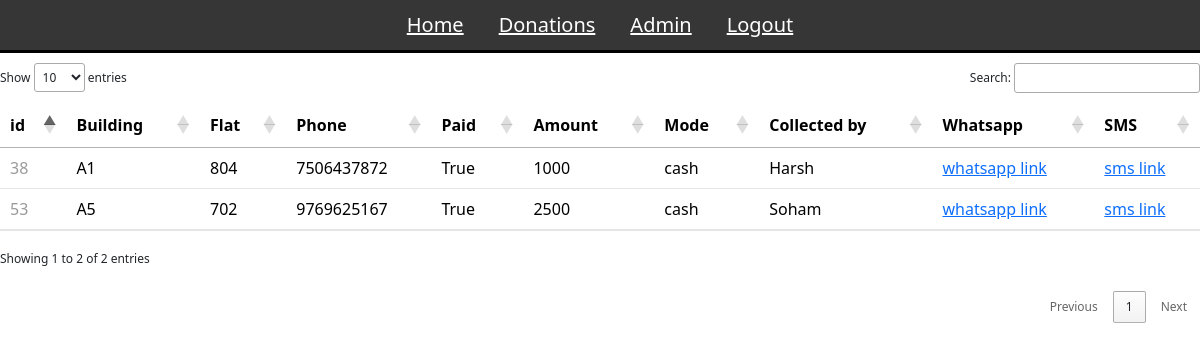
/donations/ (signed in), run on an earlier commit of the app's database.
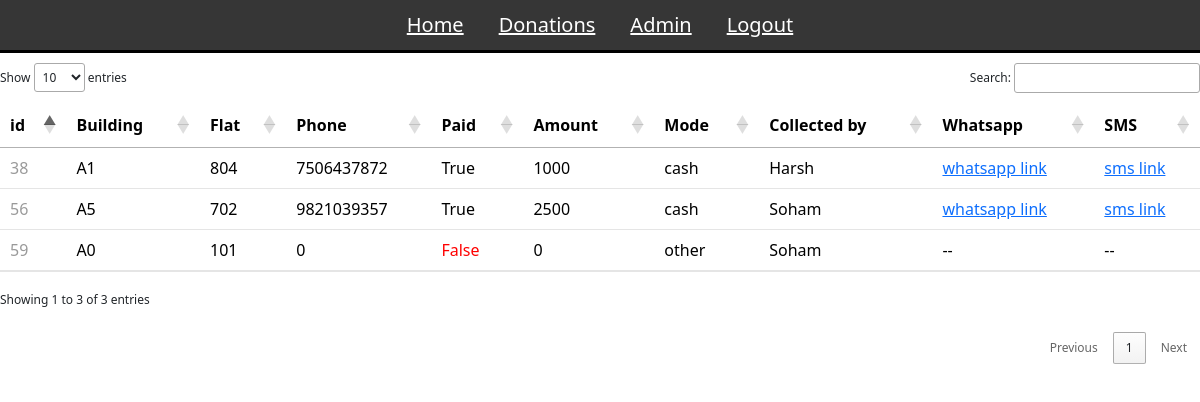
And on a later commit of the database.
### donations/models.py (models this page shows, shortened)
class Donation(models.Model):
    building = models.CharField(max_length=2)
    flat_number = models.IntegerField()
    phone_number = models.IntegerField()
    amount_paid = models.BooleanField(default=False)
    amount = models.IntegerField(default=0)
    mode = models.CharField(max_length=20)
    committee_member = models.ForeignKey(User, on_delete=models.SET_NULL, null=True)
    receipt_token = models.CharField(max_length=32, unique=True, blank=True)

### donations/views.py (the view)
# urls.py: path('donations/', views.donations_view, name='donations'),
@login_required
def donations_view(request):
    donations = Donation.objects.all()
    return render(request, 'donations/donations.html', {'donations': donations})

### donations/templates/donations/donations.html (shortened to what this page needs)
<!DOCTYPE html>
<html>
<head>
    <link rel="stylesheet" type="text/css" href="https://cdn.datatables.net/1.11.5/css/jquery.dataTables.css">
</head>
<body>
    {% include 'donations/navigation.html' %}
    <table id="donationsTable" class="table" style="border-color: rgba(0, 0, 0, 0.1); width: 100%;">
        <thead>
            <tr>
                <th>id</th>
                <th>Building</th>
                <th>Flat</th>
		<th>Phone</th>
                <th>Paid</th>
                <th>Amount</th>
                <th>Mode</th>
                <th>Collected by</th>
		<th>Whatsapp</th>
		<th>SMS</th>
            </tr>
        </thead>
        <tbody>
            {% for donation in donations %}
                <tr>
                    <td style="color: rgba(0, 0, 0, 0.4);">{{ donation.id }}</td>
                    <td>{{ donation.building }}</td>
                    <td>{{ donation.flat_number }}</td>
		    <td>{{ donation.phone_number }}</td>
                    {% if donation.amount_paid %}
                        <td>{{ donation.amount_paid }}</td>
                    {% else %}
                        <td style="color: red;">{{ donation.amount_paid }}</td>
                    {% endif %}
                    <td>{{ donation.amount }}</td>
                    <td>{{ donation.mode }}</td>
                    <td>{{ donation.committee_member.username }}</td>
		    {% if donation.amount_paid %}
		    	<td><a href="https://api.whatsapp.com/send?phone={{ donation.phone_number }}&text=https://www.vikasyouthmandal.co.in/receipt/{{ donation.receipt_token }}">whatsapp link</a></td>
		    	<td><a href="sms:{{ donation.phone_number }}?body=https://www.vikasyouthmandal.co.in/receipt/{{ donation.receipt_token }}">sms link</a></td>
                    {% else %}
			<td>--</td>
			<td>--</td>
		    {% endif %}
		</tr>
            {% endfor %}
        </tbody>
    </table>
</body>
</html>

### donations/templates/donations/navigation.html (shortened to what this page needs)
<!DOCTYPE html>
<html>
<head>
    <link rel="stylesheet" href="https://cdn.jsdelivr.net/npm/bootstrap@5.3.3/dist/css/bootstrap.min.css">
</head>
<body>
    <nav>
        <a href="{% url 'donation_form' %}">Home</a>
        <a href="{% url 'donations' %}">Donations</a>
        <a href="https://www.vikasyouthmandal.co.in/admin/">Admin</a>
        <a href="{% url 'logout' %}">Logout</a>
    </nav>
</body>
</html>

### donations/templates/donations/navigation.html (style rules this page uses)
nav { display: flex; flex-direction: row; width: 100%; justify-content: center; align-items: center; gap: 35px; background-color: rgb(54, 54, 54); padding: 10px; border-bottom: 3px solid black; }
nav a { font-size: 20px; color: rgb(255, 255, 255); }

What changed in the data, as far as the page shows it:
removed Donation: id "53", building "A5", flat_number "702", phone_number "9769625167", amount_paid "True", amount "2500", mode "cash", committee_member.username "Soham"
added Donation: id "56", building "A5", flat_number "702", phone_number "9821039357", amount_paid "True", amount "2500", mode "cash", committee_member.username "Soham"
added Donation: id "59", building "A0", flat_number "101", phone_number "0", amount_paid "False", amount "0", mode "other", committee_member.username "Soham"
Also different on the page:
text written by a page script: "Show entries Search: Showing 1 to 2 of 2 entries Previous 1 Next" → "Show entries Search: Showing 1 to 3 of 3 entries Previous 1 Next"
